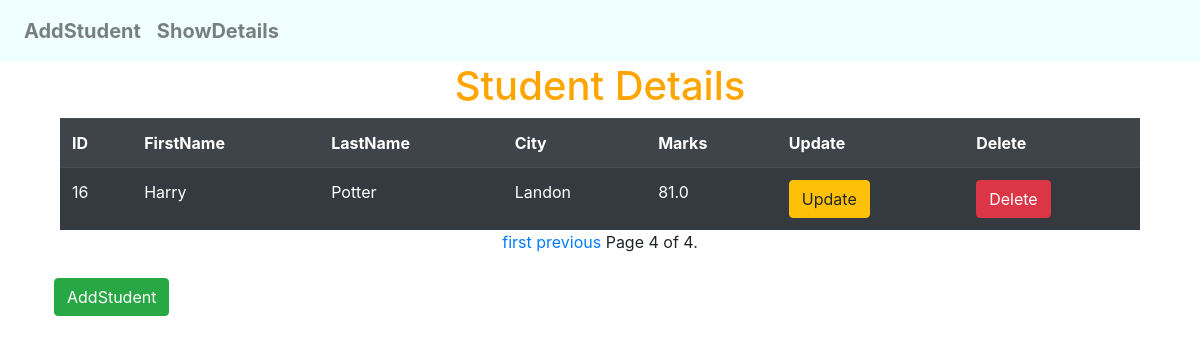
Screenshot of /student/show/?page=4 with the database file from the repository.
### StudentApp/models.py (models this page shows, shortened)
class Student(models.Model):
    fname = models.CharField(max_length=32)
    lname = models.CharField(max_length=32)
    city = models.CharField(max_length=32)
    marks = models.FloatField()

### StudentApp/views.py (the view)
# urls.py: path('show/',views.showStudentView,name='show_student'),
def showStudentView(request):
    student_list = Student.objects.all()
    paginator = Paginator(student_list,5)    #(object_list, per_page, orphans=0, allow_empty_first_page=True)
    page_number = request.GET.get('page')
    page_obj = paginator.get_page(page_number)
    template_name = 'StudentApp/showStudent.html'
    context = {'page_obj':page_obj}
    return render(request, template_name, context)

### templates/StudentApp/showStudent.html (shortened to what this page needs)
{% extends "layout.html" %}
{% block content %}
    <h1 style="text-align:center;color:orange">Student Details</h1>
    <table class="table table-striped table-dark" style="width:90%;margin:auto">
        <tr >
            <th>ID</th>
            <th>FirstName</th>
            <th>LastName</th>
            <th>City</th>
            <th>Marks</th>
            <th>Update</th>
            <th>Delete</th>
        </tr>
        {% for student in page_obj %}
            <tr >
                <td>{{student.id}}</td>
                <td>{{student.fname}}</td>
                <td>{{student.lname}}</td>
                <td>{{student.city}}</td>
                <td>{{student.marks}}</td>
                <td><a href="{% url 'update' student.id %}"><button class="btn btn-warning">Update</button></a></td>
                <td><a href="{% url 'delete' student.id %}"><button class="btn btn-danger">Delete</button></a></td>
            </tr>
        {% endfor %}
    </table>
    <div class="pagination" >
    <span class="step-links" style="margin:auto" >
        {% if page_obj.has_previous %}
            <a  href="?page=1">first</a>
            <a  href="?page={{ page_obj.previous_page_number }}">previous</a>
        {% endif %}
        <span class="current">
            Page {{ page_obj.number }} of {{ page_obj.paginator.num_pages }}.
        </span>
    </span>
</div>
    <br>
    <a  href="{% url 'add_student' %}"><button class="btn btn-success" style="margin-left:4.5%">AddStudent</button></a>
{% endblock %}

### rows the page displays
Student: id "16", fname "Harry", lname "Potter", city "Landon", marks "81.0"

### other values shown
{{ page_obj.number }} "4"
{{ page_obj.paginator.num_pages }} "4"
